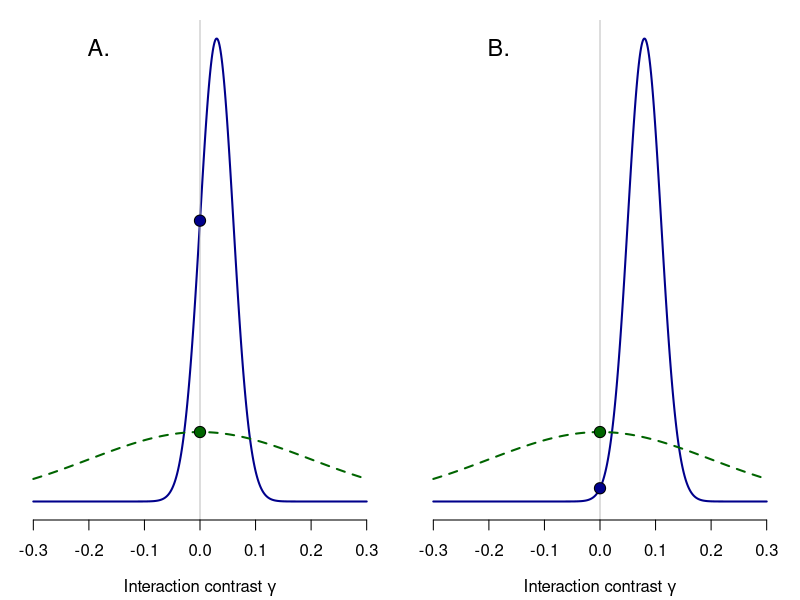

Source code (R):
z=seq(-.3,.3,.001)
prior=dnorm(z,0,.2)

plotter=function(muD)
{
post=dnorm(z,muD,.03)
plot(z,post,typ='l',lwd=2,col='darkblue',axes=F,xlab=expression(paste("Interaction contrast ",gamma)),ylab="")
lines(z,prior,lwd=2,lty=2,col='darkgreen')
abline(v=0,col='grey')
points(c(0,0),dnorm(c(0,0),c(0,muD),c(.2,.03)),pch=21,cex=1.5,bg=c('darkgreen','darkblue'))
axis(1)
print(dnorm(0,0,.2)/dnorm(0,muD,.03))
}

pdf('savageDickey.pdf',width=10,height=5)
par(mfrow=c(1,2),mar=c(4,1,1,1))
plotter(.03)
mtext(side=3,adj=.2,cex=1.4,"A.",line=-2)
plotter(.08)
mtext(side=3,adj=.2,cex=1.4,"B.",line=-2)
dev.off()